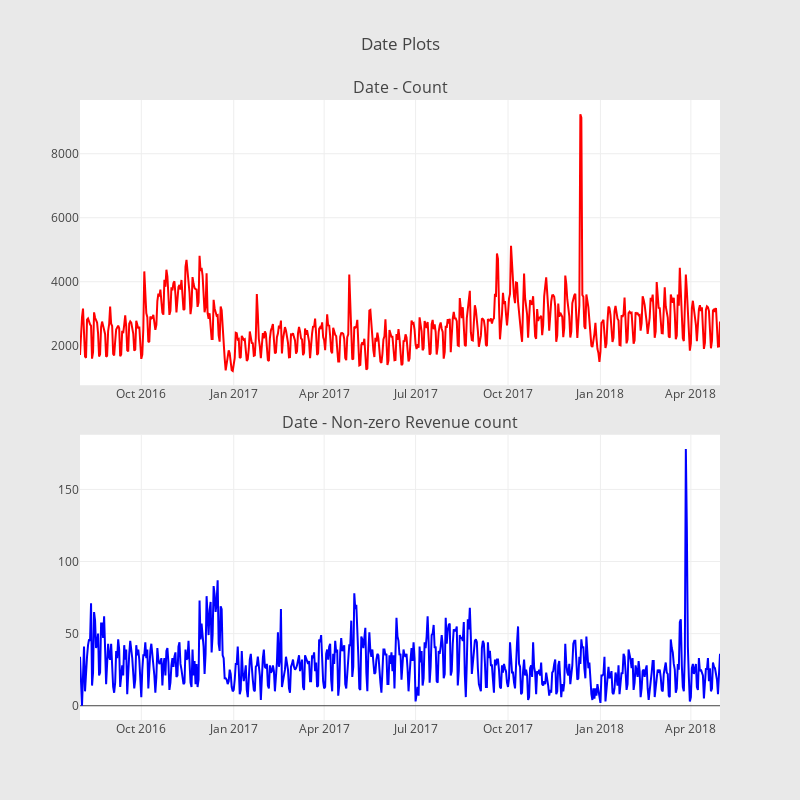

Notebook code cell kept with this figure:
### Code cell
import datetime

def scatter_plot(cnt_srs, color):
    trace = go.Scatter(
        x=cnt_srs.index[::-1],
        y=cnt_srs.values[::-1],
        showlegend=False,
        marker=dict(
            color=color,
        ),
    )
    return trace

train_df['date'] = train_df['date'].apply(lambda x: datetime.date(int(str(x)[:4]), int(str(x)[4:6]), int(str(x)[6:])))
cnt_srs = train_df.groupby('date')['totals.transactionRevenue'].agg(['size', 'count'])
cnt_srs.columns = ["count", "count of non-zero revenue"]
cnt_srs = cnt_srs.sort_index()
#cnt_srs.index = cnt_srs.index.astype('str')
trace1 = scatter_plot(cnt_srs["count"], 'red')
trace2 = scatter_plot(cnt_srs["count of non-zero revenue"], 'blue')

fig = tools.make_subplots(rows=2, cols=1, vertical_spacing=0.08,
                          subplot_titles=["Date - Count", "Date - Non-zero Revenue count"])
fig.append_trace(trace1, 1, 1)
fig.append_trace(trace2, 2, 1)
fig['layout'].update(height=800, width=800, paper_bgcolor='rgb(233,233,233)', title="Date Plots")
py.iplot(fig, filename='date-plots')

### Figure 1 — Plotly figure (JSON) as saved in the notebook; plotly's stock layout.template omitted (floating-point values rounded to 4 significant figures; data arrays with more than 128 entries replaced by an {"elided": "..."} marker saying what was removed)
{"data": [{"marker": {"color": "red"}, "showlegend": false, "type": "scatter", "uid": "9010e390-7c17-43e4-b44c-7f776288936f", "x": {"elided": "638 str values"}, "xaxis": "x", "y": {"elided": "638 int values"}, "yaxis": "y"}, {"marker": {"color": "blue"}, "showlegend": false, "type": "scatter", "uid": "f44cc733-4c17-441d-b8db-a171f97ceae1", "x": {"elided": "638 str values"}, "xaxis": "x2", "y": {"elided": "638 int values"}, "yaxis": "y2"}], "layout": {"annotations": [{"font": {"size": 16}, "showarrow": false, "text": "Date - Count", "x": 0.5, "xanchor": "center", "xref": "paper", "y": 1, "yanchor": "bottom", "yref": "paper"}, {"font": {"size": 16}, "showarrow": false, "text": "Date - Non-zero Revenue count", "x": 0.5, "xanchor": "center", "xref": "paper", "y": 0.46, "yanchor": "bottom", "yref": "paper"}], "height": 800, "paper_bgcolor": "rgb(233,233,233)", "title": "Date Plots", "width": 800, "xaxis": {"anchor": "y", "domain": [0, 1]}, "xaxis2": {"anchor": "y2", "domain": [0, 1]}, "yaxis": {"anchor": "x", "domain": [0.54, 1]}, "yaxis2": {"anchor": "x2", "domain": [0, 0.46]}}}
